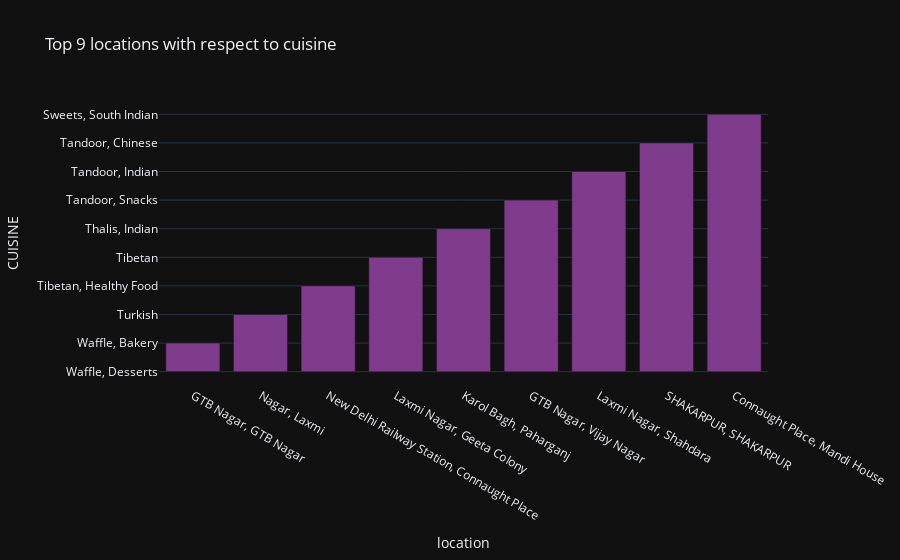

The cell this chart's notebook holds for it:
### Code cell
fig = px.bar(top_loc,
             x = "location",
             y = "cuisine",
             labels = {"locations" : "Top 9 locations with respect to cusine", "cuisine" : "CUISINE"},
             title = "Top 9 locations with respect to cuisine",
             template = "plotly_dark",
             color_discrete_sequence = px.colors.qualitative.Bold)

fig.show()

### Figure 1 — Plotly figure (JSON) as saved in the notebook; plotly's stock layout.template omitted (floating-point values rounded to 4 significant figures)
{"data": [{"alignmentgroup": "True", "hovertemplate": "location=%{x}<br>CUISINE=%{y}<extra></extra>", "legendgroup": "", "marker": {"color": "rgb(127, 60, 141)", "pattern": {"shape": ""}}, "name": "", "offsetgroup": "", "orientation": "v", "showlegend": false, "textposition": "auto", "type": "bar", "x": ["GTB Nagar, GTB Nagar", "GTB Nagar, GTB Nagar", "Nagar, Laxmi", "New Delhi Railway Station, Connaught Place", "Laxmi Nagar, Geeta Colony", "Karol Bagh, Paharganj", "GTB Nagar, Vijay Nagar", "Laxmi Nagar, Shahdara", "SHAKARPUR, SHAKARPUR", "Connaught Place, Mandi House"], "xaxis": "x", "y": ["Waffle, Desserts", "Waffle, Bakery", "Turkish", "Tibetan, Healthy Food", "Tibetan", "Thalis, Indian", "Tandoor, Snacks", "Tandoor, Indian", "Tandoor, Chinese", "Sweets, South Indian"], "yaxis": "y"}], "layout": {"barmode": "relative", "legend": {"tracegroupgap": 0}, "title": {"text": "Top 9 locations with respect to cuisine"}, "xaxis": {"anchor": "y", "domain": [0, 1], "title": {"text": "location"}}, "yaxis": {"anchor": "x", "domain": [0, 1], "title": {"text": "CUISINE"}}}}
